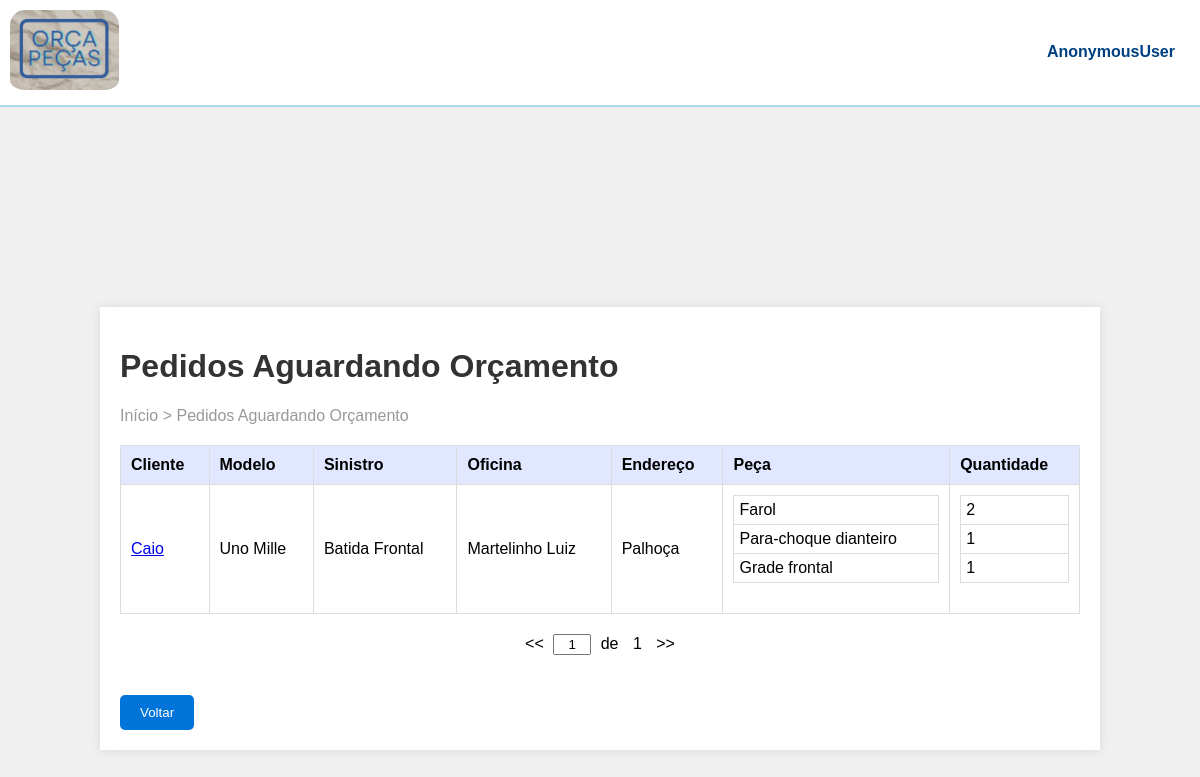
The page /orcamento_detalhes/ on the database as committed earlier.
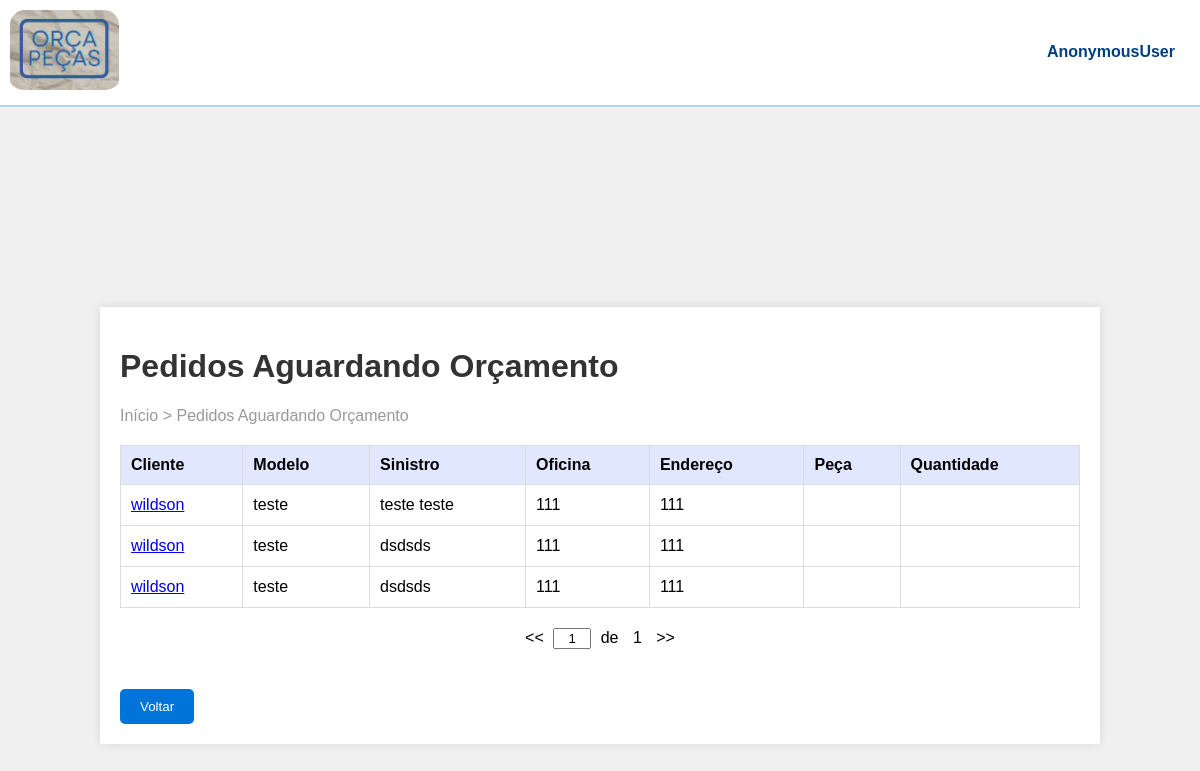
The same page on the database as committed later.
### orcaPecas/models.py (models this page shows, shortened)
class Orcamento(models.Model):
    criador = models.ForeignKey(User, on_delete=models.CASCADE)
    nome = models.CharField(max_length=100)
    modelo = models.CharField(max_length=100)
    placa = models.CharField(max_length=100)
    data_criacao = models.DateTimeField(auto_now_add=True)
    oficina_entrega_nome = models.CharField(max_length=100)
    oficina_entrega_endereco = models.TextField()
    status = models.CharField(max_length=27, default='Pendente')
    comentarios_cliente = models.TextField(blank=True, null=True)
    comentarios_fornecedor = models.TextField(blank=True, null=True)
    prazo_entrega = models.DateField(blank=True, null=True)
    valor_total = models.DecimalField(max_digits=10, decimal_places=2, blank=True, null=True)
    itens_orcamento = models.JSONField(default=list)

### orcaPecas/views.py (the view)
# urls.py: path('orcamento_detalhes/', views.exibir_orcamento, name='orcamento_detalhes'),
def exibir_orcamento(request):
    orcamentos = Orcamento.objects.filter(status='Pendente')
    return render(request, 'pages/orcamento_detalhes.html', {'orcamentos': orcamentos})

### orcaPecas/templates/pages/orcamento_detalhes.html (shortened to what this page needs)
{% load static %}
<!DOCTYPE html>
<html lang="en">
<head>
    <link rel="stylesheet" href="{% static 'css/style_orcamento.css' %}" />
</head>
<body>
  <header>
    <img src="{% static 'images/logoOrcaPecas.PNG' %}" alt="Logo" />
    <span class="user-name">{{ user }}</span>
  </header>
  <div class="container">
    <h1>Pedidos Aguardando Orçamento</h1>
    <div class="breadcrumb">Início > Pedidos Aguardando Orçamento</div>
    <div class="table-container">
    <table>
        <thead>
          <th>Cliente</th>
          <th>Modelo</th>
          <th>Sinistro</th>
          <th>Oficina</th>
          <th>Endereço</th>
          <th>Peça</th>
          <th>Quantidade</th>
        </thead>
        <tbody>
            {% for orcamento in orcamentos %}
          <tr>
            <td>
                <a href="{%url 'orcamento' orcamento.id %}">{{orcamento.nome}}</a>
            </td>
            <td>{{orcamento.modelo}}</td>
            <td>{{orcamento.comentarios_cliente}}</td>
            <td>{{orcamento.oficina_entrega_nome}}</td>
            <td>{{orcamento.oficina_entrega_endereco}}</td>
             <td>
              <table class="sub-table">
                {% for item in orcamento.itens_orcamento %}
                <tr>
                    <td>{{ item.peca }}</td>
                </tr>
                {% endfor %}
            </table>
        </td>
        <td>
            <table class="sub-table">
                {% for item in orcamento.itens_orcamento %}
                <tr>
                    <td>{{ item.quantidade }}</td>
                </tr>
                {% endfor %}
            </table>
                </td>
          </tr>
          {% endfor %}
        </tbody>
      </table>
    </div>
    <div class="pagination">
        <span>&lt;&lt;</span>
        <input type="text" value="1">
        <span>de</span>
        <span>1</span>
        <span>&gt;&gt;</span>
    </div>
    <a href="{% url 'index2' %}"><button
            type="button"
            class="btn-back"
          >Voltar</button></a>
  </div>
</body>
</html>

Rows that differ between the two databases and show on the page:
removed Orcamento: nome "Caio", modelo "Uno Mille", comentarios_cliente "Batida Frontal", oficina_entrega_nome "Martelinho Luiz", oficina_entrega_endereco "Palhoça", peca "Farol" "Para-choque dianteiro" "Grade frontal", quantidade "2" "1" "1"
added Orcamento: nome "wildson", modelo "teste", comentarios_cliente "teste teste", oficina_entrega_nome "111", oficina_entrega_endereco "111"
added Orcamento: nome "wildson", modelo "teste", comentarios_cliente "dsdsds", oficina_entrega_nome "111", oficina_entrega_endereco "111"
added Orcamento: nome "wildson", modelo "teste", comentarios_cliente "dsdsds", oficina_entrega_nome "111", oficina_entrega_endereco "111"
